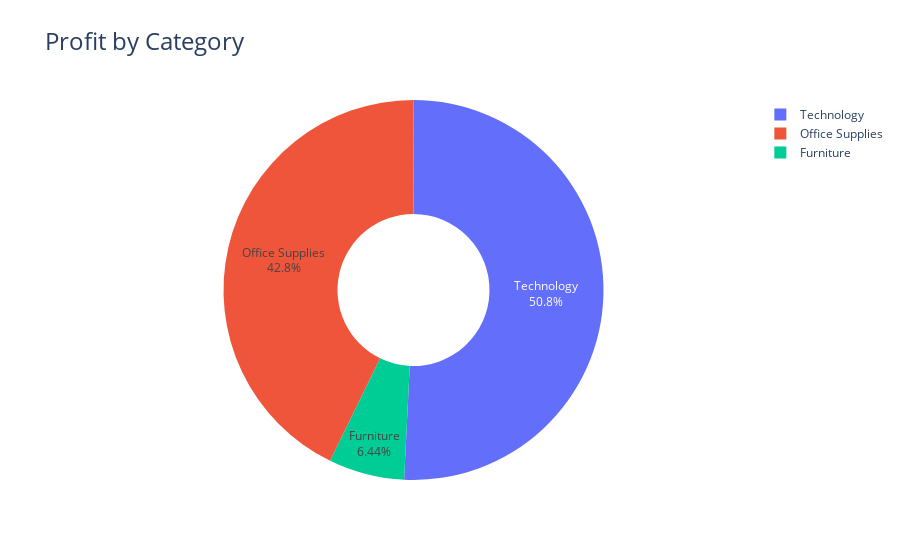

The cell this chart's notebook holds for it:
### Code cell
fig=px.pie(profit_category,
          values='Profit',
          names='Category',
          hole=0.4,
          title='Profit by Category',
          )
fig.update_traces(textposition='inside', textinfo='percent+label')
fig.update_layout(title_font=dict(size=24))
fig.show()

### Figure 1 — Plotly figure (JSON) as saved in the notebook; plotly's stock layout.template omitted (floating-point values rounded to 4 significant figures)
{"data": [{"domain": {"x": [0, 1], "y": [0, 1]}, "hole": 0.4, "hovertemplate": "Category=%{label}<br>Profit=%{value}<extra></extra>", "labels": ["Furniture", "Office Supplies", "Technology"], "legendgroup": "", "name": "", "showlegend": true, "textinfo": "percent+label", "textposition": "inside", "type": "pie", "values": [18450.0, 122500.0, 145500.0]}], "layout": {"autosize": true, "legend": {"tracegroupgap": 0}, "title": {"font": {"size": 24}, "text": "Profit by Category"}}}
